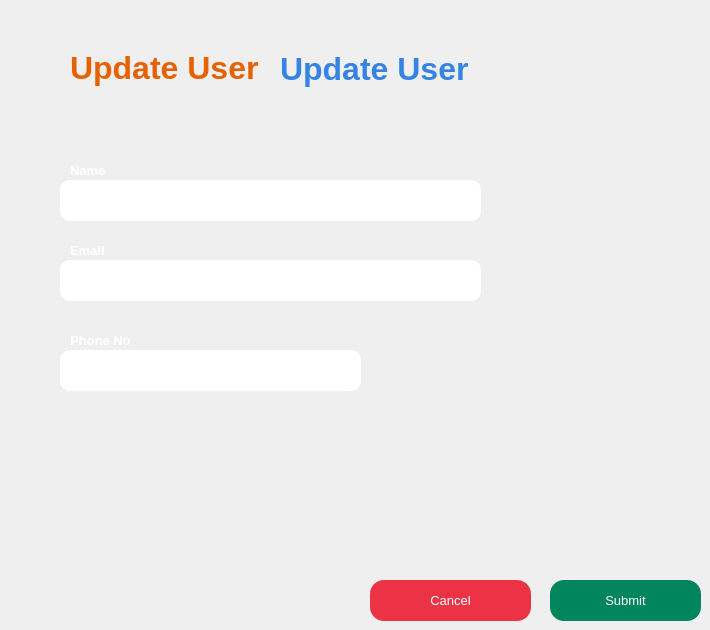
    <widget class="QWidget" name="kUpdateUser">
     <widget class="QLabel" name="id_10">
      <property name="geometry">
       <rect>
        <x>70</x>
        <y>240</y>
        <width>141</width>
        <height>21</height>
       </rect>
      </property>
      <property name="font">
       <font>
        <pointsize>10</pointsize>
        <bold>true</bold>
       </font>
      </property>
      <property name="text">
       <string>&lt;html&gt;&lt;head/&gt;&lt;body&gt;&lt;p&gt;&lt;span style=&quot; color:#ffffff;&quot;&gt;Email&lt;/span&gt;&lt;/p&gt;&lt;/body&gt;&lt;/html&gt;</string>
      </property>
     </widget>
     <widget class="QLabel" name="label_19">
      <property name="geometry">
       <rect>
        <x>70</x>
        <y>50</y>
        <width>189</width>
        <height>36</height>
       </rect>
      </property>
      <property name="font">
       <font>
        <family>Arial</family>
        <pointsize>12</pointsize>
        <bold>true</bold>
       </font>
      </property>
      <property name="text">
       <string>&lt;html&gt;&lt;head/&gt;&lt;body&gt;&lt;p&gt;&lt;span style=&quot; font-size:24pt; color:#e66100;&quot;&gt;Update User&lt;/span&gt;&lt;/p&gt;&lt;/body&gt;&lt;/html&gt;</string>
      </property>
     </widget>
     <widget class="QLineEdit" name="updateUserEmail">
      <property name="geometry">
       <rect>
        <x>60</x>
        <y>260</y>
        <width>421</width>
        <height>41</height>
       </rect>
      </property>
      <property name="font">
       <font>
        <family>Arial</family>
        <pointsize>10</pointsize>
       </font>
      </property>
      <property name="styleSheet">
       <string notr="true">background:white;
color:black;
border:none;
padding-left:12px;
border-radius: 10px;
</string>
      </property>
     </widget>
     <widget class="QLineEdit" name="updateUserPhoneNumber">
      <property name="geometry">
       <rect>
        <x>60</x>
        <y>350</y>
        <width>301</width>
        <height>41</height>
       </rect>
      </property>
      <property name="font">
       <font>
        <family>Arial</family>
        <pointsize>10</pointsize>
       </font>
      </property>
      <property name="styleSheet">
       <string notr="true">background:white;
color:black;
border:none;
padding-left:12px;
border-radius: 10px;
</string>
      </property>
      <property name="inputMethodHints">
       <set>Qt::ImhPreferNumbers</set>
      </property>
     </widget>
     <widget class="QPushButton" name="updateUserSubmitButton">
      <property name="geometry">
       <rect>
        <x>550</x>
        <y>580</y>
        <width>151</width>
        <height>41</height>
       </rect>
      </property>
      <property name="font">
       <font>
        <pointsize>10</pointsize>
       </font>
      </property>
      <property name="cursor">
       <cursorShape>PointingHandCursor</cursorShape>
      </property>
      <property name="focusPolicy">
       <enum>Qt::TabFocus</enum>
      </property>
      <property name="styleSheet">
       <string notr="true">#updateUserSubmitButton
{
	background:#00855C;
	border:none;
	color:white;
border-radius:14px;
}

#updateUserSubmitButton:hover
{
	background:#2D2D2D;
	border:2px solid #00855C;
	color:#00855C;
}</string>
      </property>
      <property name="text">
       <string>Submit</string>
      </property>
     </widget>
     <widget class="QLabel" name="id_3">
      <property name="geometry">
       <rect>
        <x>70</x>
        <y>160</y>
        <width>141</width>
        <height>21</height>
       </rect>
      </property>
      <property name="font">
       <font>
        <pointsize>10</pointsize>
        <bold>true</bold>
       </font>
      </property>
      <property name="text">
       <string>&lt;html&gt;&lt;head/&gt;&lt;body&gt;&lt;p&gt;&lt;span style=&quot; color:#ffffff;&quot;&gt;Name&lt;/span&gt;&lt;/p&gt;&lt;/body&gt;&lt;/html&gt;</string>
      </property>
     </widget>
     <widget class="QLabel" name="id_11">
      <property name="geometry">
       <rect>
        <x>70</x>
        <y>330</y>
        <width>141</width>
        <height>21</height>
       </rect>
      </property>
      <property name="font">
       <font>
        <pointsize>10</pointsize>
        <bold>true</bold>
       </font>
      </property>
      <property name="text">
       <string>&lt;html&gt;&lt;head/&gt;&lt;body&gt;&lt;p&gt;&lt;span style=&quot; color:#ffffff;&quot;&gt;Phone No&lt;/span&gt;&lt;/p&gt;&lt;/body&gt;&lt;/html&gt;</string>
      </property>
     </widget>
     <widget class="QPushButton" name="updateUserCancelButton">
      <property name="enabled">
       <bool>true</bool>
      </property>
      <property name="geometry">
       <rect>
        <x>370</x>
        <y>580</y>
        <width>161</width>
        <height>41</height>
       </rect>
      </property>
      <property name="font">
       <font>
        <pointsize>10</pointsize>
       </font>
      </property>
      <property name="cursor">
       <cursorShape>PointingHandCursor</cursorShape>
      </property>
      <property name="focusPolicy">
       <enum>Qt::TabFocus</enum>
      </property>
      <property name="styleSheet">
       <string notr="true">#updateUserCancelButton
{
	background:#EC3245;
	border:none;
	color:white;
border-radius:14px;
}

#updateUserCancelButton:hover
{
	background:#2d2d2d;
	border:2px solid #EC3245;
	color:#EC3245;
}</string>
      </property>
      <property name="text">
       <string>Cancel</string>
      </property>
     </widget>
     <widget class="QLineEdit" name="updateUserName">
      <property name="geometry">
       <rect>
        <x>60</x>
        <y>180</y>
        <width>421</width>
        <height>41</height>
       </rect>
      </property>
      <property name="font">
       <font>
        <family>Arial</family>
        <pointsize>10</pointsize>
       </font>
      </property>
      <property name="styleSheet">
       <string notr="true">background:white;
color:black;
border:none;
padding-left:12px;
border-radius: 10px;
</string>
      </property>
      <property name="inputMethodHints">
       <set>Qt::ImhPreferLowercase</set>
      </property>
     </widget>
     <widget class="QLabel" name="updateUserNic">
      <property name="geometry">
       <rect>
        <x>280</x>
        <y>50</y>
        <width>361</width>
        <height>39</height>
       </rect>
      </property>
      <property name="font">
       <font>
        <family>Cantarell</family>
        <pointsize>23</pointsize>
        <italic>false</italic>
        <bold>true</bold>
       </font>
      </property>
      <property name="styleSheet">
       <string notr="true"> 
font: 700 23pt &quot;Cantarell&quot;;
color: rgb(53, 132, 228);</string>
      </property>
      <property name="text">
       <string>&lt;html&gt;&lt;head/&gt;&lt;body&gt;&lt;p&gt;&lt;span style=&quot; font-size:24pt; color:#3584e4;&quot;&gt;Update User&lt;/span&gt;&lt;/p&gt;&lt;/body&gt;&lt;/html&gt;</string>
      </property>
     </widget>
     <zorder>id_3</zorder>
     <zorder>id_10</zorder>
     <zorder>id_11</zorder>
     <zorder>label_19</zorder>
     <zorder>updateUserEmail</zorder>
     <zorder>updateUserPhoneNumber</zorder>
     <zorder>updateUserSubmitButton</zorder>
     <zorder>updateUserCancelButton</zorder>
     <zorder>updateUserName</zorder>
     <zorder>updateUserNic</zorder>
    </widget>
